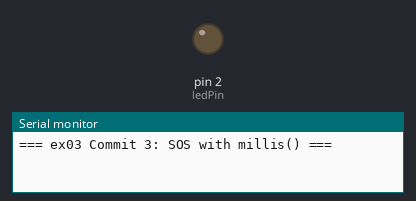
Bench run of a sketch on a simulated Arduino Uno, built with avr-gcc and run on an emulated ATmega328P. Shown: output pins drawn as LEDs (lit = HIGH), the last lines printed to the serial monitor.

Above: at 0.2 s.
At 9.0 s:
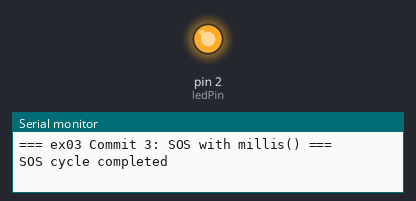
Timing chart, 0 to 9.4 s (numbered marks = the images above):
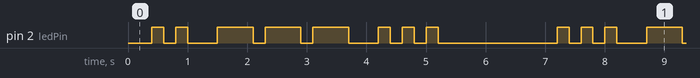

The sketch:

ex03.ino
```cpp
// ex03.ino - Commit 3: 使用millis()实现非阻塞SOS求救信号

const int ledPin = 2;

unsigned long previousMillis = 0;
int step = 0;
bool ledState = false;

const int timings[] = {
  200, -200,
  200, -200,
  200, -500,

  600, -200,
  600, -200,
  600, -500,

  200, -200,
  200, -200,
  200, -2000
};

const int totalSteps = sizeof(timings) / sizeof(timings[0]);

void setup() {
  Serial.begin(115200);
  pinMode(ledPin, OUTPUT);
  Serial.println("=== ex03 Commit 3: SOS with millis() ===");
}

void loop() {
  unsigned long currentMillis = millis();

  if (currentMillis - previousMillis >= abs(timings[step])) {
    previousMillis = currentMillis;

    step++;
    if (step >= totalSteps) {
      step = 0;
      Serial.println("SOS cycle completed");
    }

    ledState = (timings[step] > 0);
    digitalWrite(ledPin, ledState ? HIGH : LOW);
  }
}
```

Measured:
- by itself, pin 2 (ledPin): repeats every 7.2 s: LOW 0.20 s, HIGH 0.20 s, LOW 0.50 s, 2 × (HIGH 0.60 s, LOW 0.20 s), HIGH 0.60 s, LOW 0.50 s, 2 × (HIGH 0.20 s, LOW 0.20 s), HIGH 0.20 s, LOW 2.0 s, HIGH 0.20 s, LOW 0.20 s, HIGH 0.20 s
- by itself, everything shown: repeats every 7.2 s, in 18 steps
